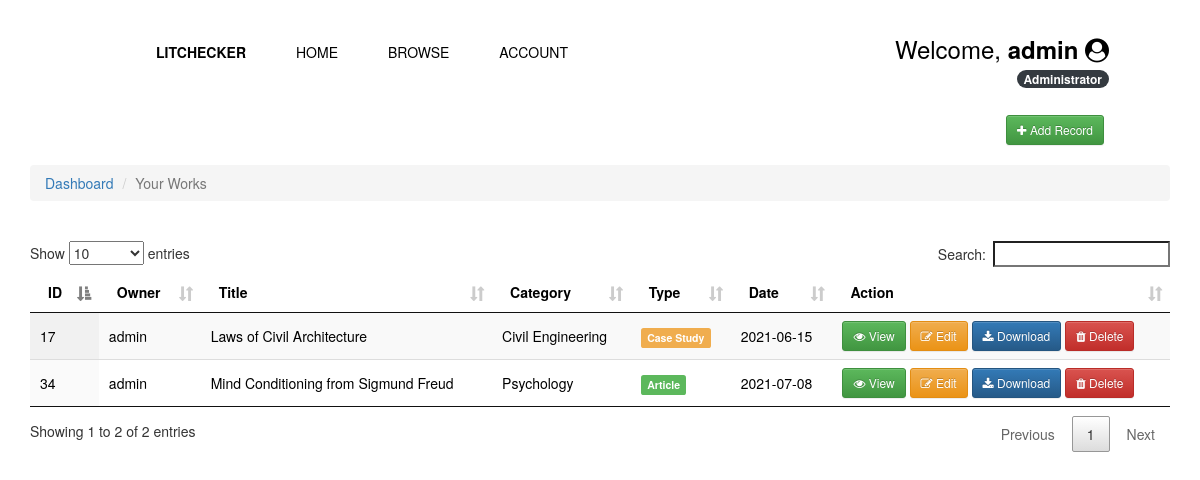
Page /works.php (signed in) on the committed database.
### tables this page shows
CREATE TABLE `literature` (
  `id` int(100) NOT NULL,
  `owner` varchar(100) NOT NULL,
  `title` text DEFAULT NULL,
  `category` varchar(100) DEFAULT NULL,
  `form` varchar(100) DEFAULT NULL,
  `link` text DEFAULT NULL,
  `view` int(200) NOT NULL,
  `abstract` longtext NOT NULL,
  `date` date NOT NULL,
  `download` int(200) NOT NULL,
  `author_1` varchar(100) NOT NULL,
  `author_2` varchar(100) NOT NULL,
  `author_3` varchar(100) NOT NULL,
  `author_4` varchar(100) NOT NULL
);

### works.php (the view, shortened to what this page needs)
<!DOCTYPE html>
<html lang="en">
<head>
</head>
<?php
    include 'config.php';
    include 'header.login.php';
    $user = $_SESSION['user_name'];
?>
<div align="right" style="margin: 0px 8%;">
    <a href="#add_upload" data-toggle="modal">
        <button type='button' class='btn btn-success btn-sm'><span class='fa fa-plus' aria-hidden='true'></span>  Add Record</button>
    </a>
</div>
<br>
<body onload="myFunction()" style="margin:0;">
    <div class="container">
        <nav aria-label="breadcrumb">
      <ol class="breadcrumb">
        <li class="breadcrumb-item"><a href="dashboard.php">Dashboard</a></li>
        <li class="breadcrumb-item active" aria-current="page">Your Works</li>
      </ol>
    </nav>
        <br>
        <table id="example" class="display nowrap" cellspacing="0" width="100%">
            <thead>
                <tr>
                    <th>ID</th>
                    <th>Owner</th>
                    <th>Title</th>
                    <th>Category</th>
                    <th>Type</th>
                    <th>Date</th>
                    <th>Action</th>
                </tr>
            </thead>
            <tbody>
                <?php
                    $sql = "SELECT * FROM literature WHERE owner = '$user'";
                    $result = $conn->query($sql);
                    if ($result->num_rows > 0) {
                        while($row = $result->fetch_assoc()) {
                            $id = $row['id'];
                            $owner = $row['owner'];
                            $title = $row['title'];
                            $category = $row['category'];
                            $type = $row['form'];
                            $date = $row['date'];
                    ?>
                <tr>
                    <td>
                        <?php echo $id; ?>
                    </td>
                    <td>
                        <?php echo $owner; ?>
                    </td>
                    <td>
                        <?php echo $title; ?>
                    </td>
                    <td>
                        <?php echo $category; ?>
                    </td>
                    <td>
                        <?php
                        if ($type == "Article"){
                        ?>
                        <span class="label label-success">Article</span>
                        <?php }
                        else if ($type == "Case Study"){
                        ?>
                        <span class="label label-warning">Case Study</span>
                        <?php }
                        ?>
                    </td>
                    <td>
                        <?php echo $date; ?>
                    </td>
                    <td>
                        <a href="#view<?php echo $id;?>" data-toggle="modal">
                            <button type='button' class='btn btn-success btn-sm'><span class='fa fa-eye' aria-hidden='true'></span> View</button>
                        </a>
                        <a href="#edit<?php echo $id;?>" data-toggle="modal">
                            <button type='button' class='btn btn-warning btn-sm'><span class='fa fa-edit' aria-hidden='true'></span> Edit</button>
                        </a>
                        <a href="#download" data-toggle="modal">
                            <button onClick="window.open('http://www.example.com');" type='button' class='btn btn-primary btn-sm'><span class='fa fa-download' aria-hidden='true' ></span> Download</button>
                        </a>
                        <a href="#delete<?php echo $id;?>" data-toggle="modal">
                            <button type='button' class='btn btn-danger btn-sm'><span class='fa fa-trash' aria-hidden='true'></span> Delete</button>
                        </a>
                    </td>
                    </div>
                </tr>
                <?php
                        }
                    }
?>
</body>
</html>

### rows in the picture
literature: id "17", owner "admin", title "Laws of Civil Architecture", category "Civil Engineering", form "Case Study", date "2021-06-15"
literature: id "34", owner "admin", title "Mind Conditioning from Sigmund Freud", category "Psychology", form "Article", date "2021-07-08"

### other values in the picture
$_SESSION['user_name'] "admin"
